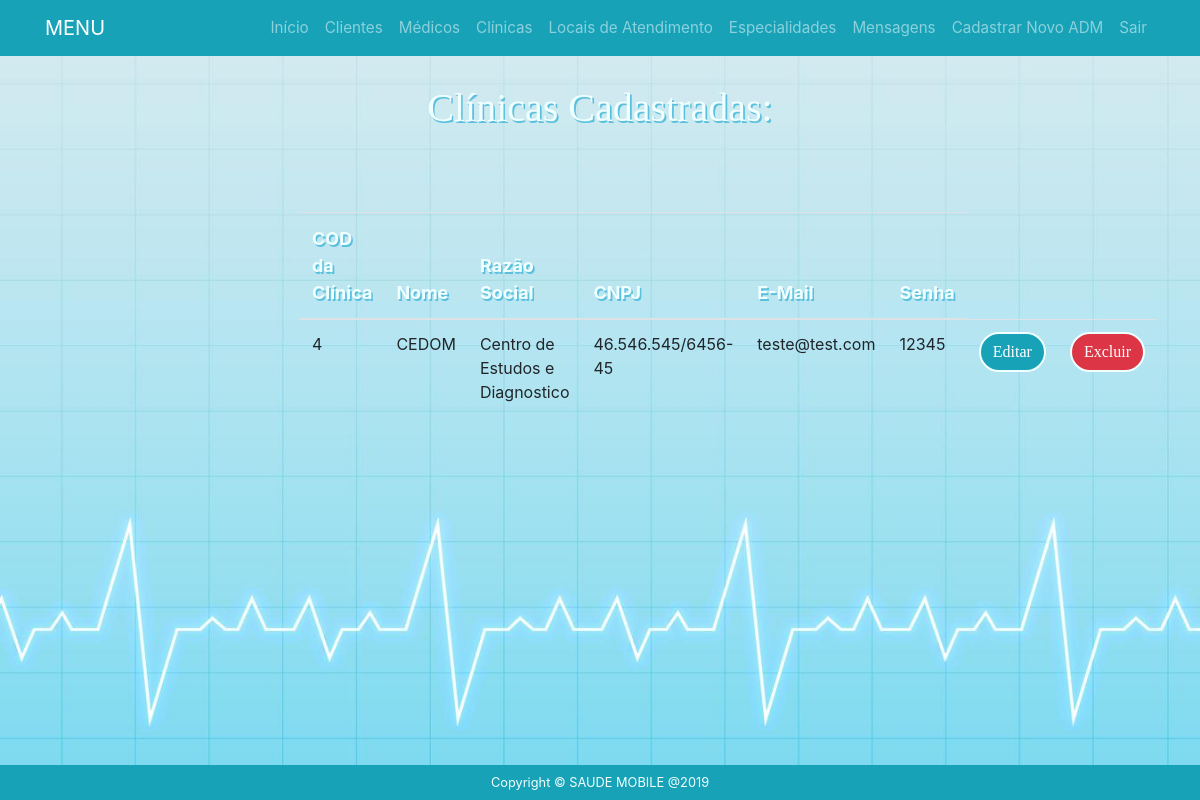
The app's page /adm/lista-clinica.php with its own data.
### tables this page shows
CREATE TABLE `clinicapj` (
  `codpj` int(8) NOT NULL,
  `nome` varchar(100) NOT NULL,
  `razaosocial` varchar(100) NOT NULL,
  `cnpj` varchar(18) NOT NULL,
  `email` varchar(100) NOT NULL,
  `senha` varchar(10) NOT NULL,
  `imagem` varchar(250) NOT NULL
);

### adm/Clinicas.class.php (called while the page is built, shortened)
<?php
class clinicapj{
     public function lista(){
        $pdo = Conexao::conexao();
        $sql  = "SELECT * FROM clinicapj;";
        $consulta = $pdo->query($sql);
        $dados = null;
        while ($linha = $consulta->fetch(PDO::FETCH_ASSOC)){
            $dados[] = array(
            "codpj" => $linha['codpj'],
            "nome" => $linha['nome'],
            "razaosocial" => $linha['razaosocial'],
            "cnpj" => $linha['cnpj'],
            "email" => $linha['email'],
            "senha" => $linha['senha']
            );
        }
        return $dados;
    }
}

### adm/lista-clinica.php (the view, shortened to what this page needs)
<?php
    require "clinicas.class.php";
    $clinicapj = new clinicapj();
    $dados = $clinicapj->lista();
?>
<?php include "header.php" ?>
<body>
	<div class="container-fluid listarclinica">
		<div class="row">
			<div class="col-sm-3"></div>
			<div class="col-sm-6">
				<div class="content-box-large">
		  			<div class="panel-heading">
						<div class="panel-title">
				  			<h3>Clínicas Cadastradas:</h3><br><br>
						</div>
					</div>
		  			<div class="panel-body">
     					<?php if($dados==null){ ?>
            			<p>Nenhuma Cadastrada</p>
        				<?php } else{ ?>
		  								<div class="row">
		  									<div class="table-responsive-sm">
		  										<table class="table table-hover">
				              						<thead>
				                						<tr>
								  							<th>COD da Clínica</th>
				                  							<th>Nome</th>
				                  							<th>Razão Social</th>
				                  							<th>CNPJ</th>
								  							<th>E-Mail</th>
								  							<th>Senha</th>
				                						</tr>
				              						</thead>
													<?php
								 						foreach($dados as $dado => $coluna){
															echo "<tr>";
															echo "<td>".$coluna['codpj']."</td>";
															echo "<td>".$coluna['nome']."</td>";
															echo "<td>".$coluna['razaosocial']."</td>";
															echo "<td>".$coluna['cnpj']."</td>";
															echo "<td>".$coluna['email']."</td>";
															echo "<td>".$coluna['senha']."</td>";
															echo '<td>  <a href="editar-clinica.php?codpj='.$coluna['codpj'].  "&nome=" . $coluna['nome'] . "&cnpj=" . $coluna['cnpj'] . "&email=" . $coluna['email'].'"> <input type="submit" class="btn btn-info editar"  value="Editar"/></td><td>
                                                						<a href="excluir-clinica.php?codpj='.$coluna['codpj'].'"> <input type="submit" class="btn btn-danger"  value="Excluir"/></a></td></td>';
														}
													?>
													<?php } ?>
				            					</table>
		  									</div>
  										</div>
					</div>
		  		</div>
			</div>
			<div class="col-sm-3"></div>
		</div>
	</div>
</body>
<?php include "../footer.php" ?>

### css/index.css (style rules this page uses)
.col-sm-8, .col-sm-6, .col-sm-3, .col-sm-2 { padding-top: 1.5vh; align-items: center; }
.container-fluid { padding-top: 12vh; width: 100vw; height: 100vh; background-image: url("../img/fundo.jpg"); background-size: 100% 100%; }
.container-fluid.listarclinica { padding-top: 1vh; width: 100vw; height: 100vh; background-image: url("../img/fundo.jpg"); background-size: 100% 100%; }
.container-fluid h3 { padding-top: 8vh; padding-bottom: 3vh; text-align: center; font-size: 5vh; color: azure; text-shadow: 0.2vh 0.2vh #5bc0de; font-family: 'Crete Round', serif !important; }
.btn.btn-info { display: block; margin-left: auto; margin-right: auto; width: 50%; height: 100%; border: 0.3vh solid azure; border-radius: 5vh; font-size: 2.5vh; font-family: 'Crete Round', serif !important; }
.btn.btn-info.editar { display: block; margin-left: auto; margin-right: auto; width: 100%; height: 90%; border: 0.3vh solid azure; border-radius: 5vh; font-size: 2.0vh; font-family: 'Crete Round', serif !important; }
.btn.btn-danger { display: block; margin-left: auto; margin-right: auto; width: 100%; height: 90%; border: 0.3vh solid azure; border-radius: 5vh; font-size: 2.0vh; font-family: 'Crete Round', serif !important; }
a { font-size: 95%; }
th { color: azure; font-size: 2.25vh; text-shadow: 0.2vh 0.2vh #5bc0de; }

### records on screen
clinicapj: codpj "4", nome "CEDOM", razaosocial "Centro de Estudos e Diagnostico", cnpj "46.546.545/6456-45", email "teste@test.com", senha "12345"
